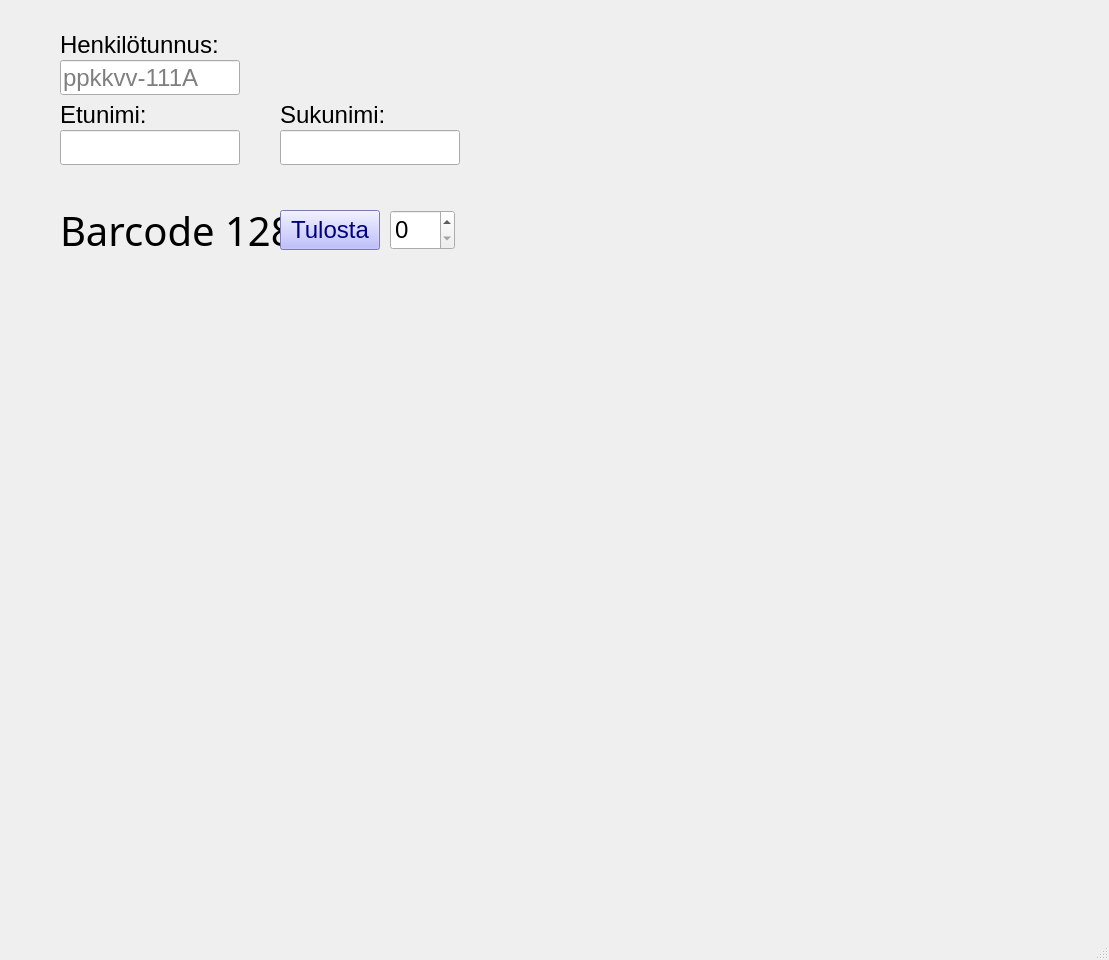
<?xml version="1.0" encoding="UTF-8"?>
<ui version="4.0">
 <class>MainWindow</class>
 <widget class="QMainWindow" name="MainWindow">
  <property name="geometry">
   <rect>
    <x>0</x>
    <y>0</y>
    <width>1109</width>
    <height>960</height>
   </rect>
  </property>
  <property name="windowTitle">
   <string>MainWindow</string>
  </property>
  <property name="toolTip">
   <string>Suomalainen Henkilötunnus</string>
  </property>
  <property name="toolTipDuration">
   <number>5000</number>
  </property>
  <widget class="QWidget" name="centralwidget">
   <widget class="QLineEdit" name="ssnLineEdit">
    <property name="geometry">
     <rect>
      <x>60</x>
      <y>60</y>
      <width>180</width>
      <height>35</height>
     </rect>
    </property>
    <property name="font">
     <font>
      <pointsize>18</pointsize>
     </font>
    </property>
    <property name="placeholderText">
     <string>ppkkvv-111A</string>
    </property>
   </widget>
   <widget class="QLabel" name="label">
    <property name="geometry">
     <rect>
      <x>60</x>
      <y>30</y>
      <width>160</width>
      <height>30</height>
     </rect>
    </property>
    <property name="font">
     <font>
      <pointsize>18</pointsize>
     </font>
    </property>
    <property name="text">
     <string>Henkilötunnus:</string>
    </property>
   </widget>
   <widget class="QLineEdit" name="firstNameLineEdit_2">
    <property name="geometry">
     <rect>
      <x>60</x>
      <y>130</y>
      <width>180</width>
      <height>35</height>
     </rect>
    </property>
    <property name="font">
     <font>
      <pointsize>18</pointsize>
     </font>
    </property>
   </widget>
   <widget class="QLineEdit" name="LastNameLineEdit_2">
    <property name="geometry">
     <rect>
      <x>280</x>
      <y>130</y>
      <width>180</width>
      <height>35</height>
     </rect>
    </property>
    <property name="font">
     <font>
      <pointsize>18</pointsize>
     </font>
    </property>
   </widget>
   <widget class="QLabel" name="firstNameLabel">
    <property name="geometry">
     <rect>
      <x>60</x>
      <y>100</y>
      <width>160</width>
      <height>30</height>
     </rect>
    </property>
    <property name="font">
     <font>
      <pointsize>18</pointsize>
     </font>
    </property>
    <property name="text">
     <string>Etunimi:</string>
    </property>
   </widget>
   <widget class="QLabel" name="lastNameLabel">
    <property name="geometry">
     <rect>
      <x>280</x>
      <y>100</y>
      <width>160</width>
      <height>30</height>
     </rect>
    </property>
    <property name="font">
     <font>
      <pointsize>18</pointsize>
     </font>
    </property>
    <property name="text">
     <string>Sukunimi:</string>
    </property>
   </widget>
   <widget class="QLabel" name="barcodeLabel">
    <property name="geometry">
     <rect>
      <x>60</x>
      <y>200</y>
      <width>300</width>
      <height>60</height>
     </rect>
    </property>
    <property name="font">
     <font>
      <family>Libre Barcode 128 Text</family>
      <pointsize>30</pointsize>
     </font>
    </property>
    <property name="text">
     <string>Barcode 128</string>
    </property>
   </widget>
   <widget class="QPushButton" name="printPushButton">
    <property name="geometry">
     <rect>
      <x>280</x>
      <y>210</y>
      <width>100</width>
      <height>40</height>
     </rect>
    </property>
    <property name="font">
     <font>
      <pointsize>18</pointsize>
     </font>
    </property>
    <property name="styleSheet">
     <string notr="true">background-color: rgb(170, 170, 255);
color: rgb(0, 0, 127);





</string>
    </property>
    <property name="text">
     <string>Tulosta</string>
    </property>
   </widget>
   <widget class="QSpinBox" name="printAmountspinBox">
    <property name="geometry">
     <rect>
      <x>390</x>
      <y>210</y>
      <width>65</width>
      <height>40</height>
     </rect>
    </property>
    <property name="font">
     <font>
      <pointsize>18</pointsize>
     </font>
    </property>
    <property name="maximum">
     <number>999</number>
    </property>
   </widget>
  </widget>
  <widget class="QStatusBar" name="statusbar"/>
  <widget class="QMenuBar" name="menubar">
   <property name="geometry">
    <rect>
     <x>0</x>
     <y>0</y>
     <width>1109</width>
     <height>21</height>
    </rect>
   </property>
  </widget>
 </widget>
 <tabstops>
  <tabstop>ssnLineEdit</tabstop>
  <tabstop>firstNameLineEdit_2</tabstop>
  <tabstop>LastNameLineEdit_2</tabstop>
  <tabstop>printAmountspinBox</tabstop>
  <tabstop>printPushButton</tabstop>
 </tabstops>
 <resources/>
 <connections/>
</ui>
